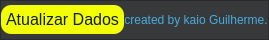
            <widget class="QFrame" name="Botton">
             <property name="minimumSize">
              <size>
               <width>40</width>
               <height>40</height>
              </size>
             </property>
             <property name="maximumSize">
              <size>
               <width>16777215</width>
               <height>20</height>
              </size>
             </property>
             <property name="styleSheet">
              <string notr="true">background-color: #38393B;</string>
             </property>
             <property name="frameShape">
              <enum>QFrame::StyledPanel</enum>
             </property>
             <property name="frameShadow">
              <enum>QFrame::Raised</enum>
             </property>
             <layout class="QHBoxLayout" name="horizontalLayout_7">
              <property name="spacing">
               <number>0</number>
              </property>
              <property name="leftMargin">
               <number>0</number>
              </property>
              <property name="topMargin">
               <number>0</number>
              </property>
              <property name="rightMargin">
               <number>0</number>
              </property>
              <property name="bottomMargin">
               <number>0</number>
              </property>
              <item>
               <widget class="QFrame" name="frame">
                <property name="frameShape">
                 <enum>QFrame::StyledPanel</enum>
                </property>
                <property name="frameShadow">
                 <enum>QFrame::Raised</enum>
                </property>
               </widget>
              </item>
              <item>
               <widget class="QPushButton" name="Atualizar">
                <property name="font">
                 <font>
                  <family>Tahoma</family>
                  <pointsize>12</pointsize>
                 </font>
                </property>
                <property name="styleSheet">
                 <string notr="true">
QPushButton {
	color: #131B1F;
    border: none;
    border-radius: 10px;
    border-style: outset;
	background-color: #F2FF05;
    padding: 5px;
    }

QPushButton:hover {
	background-color: rgb(255, 255, 255);
    }

QPushButton:pressed {
	background-color: rgb(56, 57, 59);
    }</string>
                </property>
                <property name="text">
                 <string>Atualizar Dados</string>
                </property>
               </widget>
              </item>
              <item>
               <widget class="QLabel" name="label_28">
                <property name="font">
                 <font>
                  <family>Arial</family>
                 </font>
                </property>
                <property name="styleSheet">
                 <string notr="true">color: #47ACDE;</string>
                </property>
                <property name="text">
                 <string>created by kaio Guilherme.</string>
                </property>
                <property name="alignment">
                 <set>Qt::AlignCenter</set>
                </property>
               </widget>
              </item>
             </layout>
            </widget>
